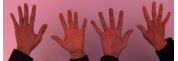
#> input picture Python/Modelado/TrabajoClase/Practica_gatos/testmanos2.JPG, 178 x 61 px
$ python TestWhitePatch.py
#> lines starting #> are read from the running program, lines starting #| are printed output that depends on the picture
#%%
import numpy as np
import matplotlib.pyplot as plt
from skimage.io import imread, imshow
from skimage import img_as_ubyte
from matplotlib.patches import Rectangle

#dinner = imread('./Practica_gatos/manos.jpg')
dinner = imread('./Practica_gatos/testmanos2.JPG')
#> dinner is the input picture: shape (61, 178, 3); mean R, G, B 158.8, 87.3, 97

#plt.imshow(dinner, cmap='gray')

fig, ax = plt.subplots(1,2, figsize=(10,6))
ax[0].imshow(dinner)
ax[0].set_title('Original Image')

"""
dinner_max = (dinner*1.0 / dinner.max(axis=(0,1)))
ax[1].imshow(dinner_max);
ax[1].set_title('Whitebalanced Image');
"""


dinner_mean = (dinner*1.0 / dinner.mean(axis=(0,1)))
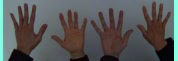
#> dinner_mean: shape (61, 178, 3) float64; mean R, G, B 1, 1, 1; drawn with min black and max white
ax[1].imshow(dinner_mean.clip(0, 1))
ax[1].set_title('Whitebalanced Image');
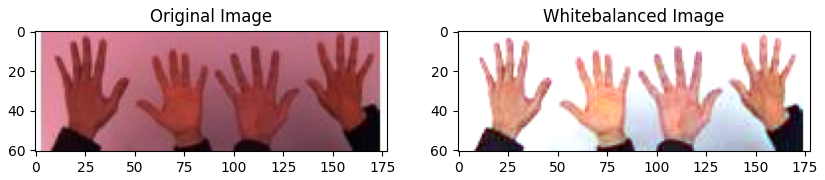
#> figure drawn by matplotlib, 2 panels

$ run again, with Python/Modelado/TrabajoClase/Practica_gatos/manos.jpg copied over Python/Modelado/TrabajoClase/Practica_gatos/testmanos2.JPG
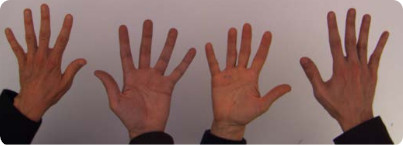
#> input picture Python/Modelado/TrabajoClase/Practica_gatos/manos.jpg, 403 x 146 px
#> dinner is the input picture: shape (146, 403, 3); mean R, G, B 134.2, 105.6, 101.2
#> `dinner_mean = (dinner*1.0 / dinner.mean(axis=(0,1)))`:
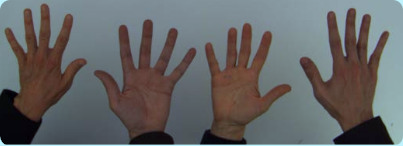
#> dinner_mean: shape (146, 403, 3) float64; mean R, G, B 1, 1, 1; drawn with min black and max white
#> `ax[1].set_title('Whitebalanced Image');`:
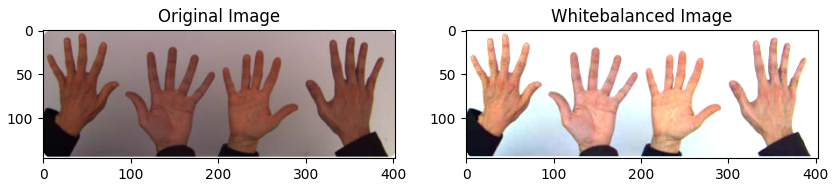
#> figure drawn by matplotlib, 2 panels

$ run again, with Python/Modelado/TrabajoClase/Practica_gatos/copas.png saved as Python/Modelado/TrabajoClase/Practica_gatos/testmanos2.JPG
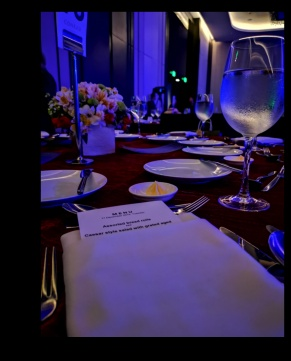
#> input picture Python/Modelado/TrabajoClase/Practica_gatos/copas.png, 291 x 361 px
#> dinner is the input picture: shape (361, 291, 3); mean R, G, B 46.9, 35.5, 72.6
#> `dinner_mean = (dinner*1.0 / dinner.mean(axis=(0,1)))`:
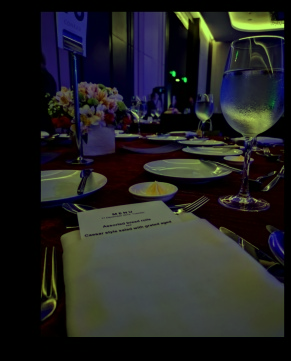
#> dinner_mean: shape (361, 291, 3) float64; mean R, G, B 1, 1, 1; drawn with min black and max white
#> `ax[1].set_title('Whitebalanced Image');`:
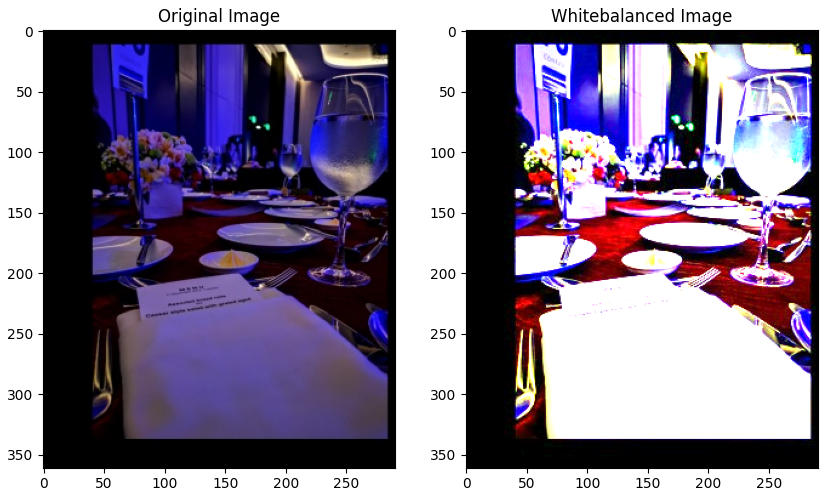
#> figure drawn by matplotlib, 2 panels
